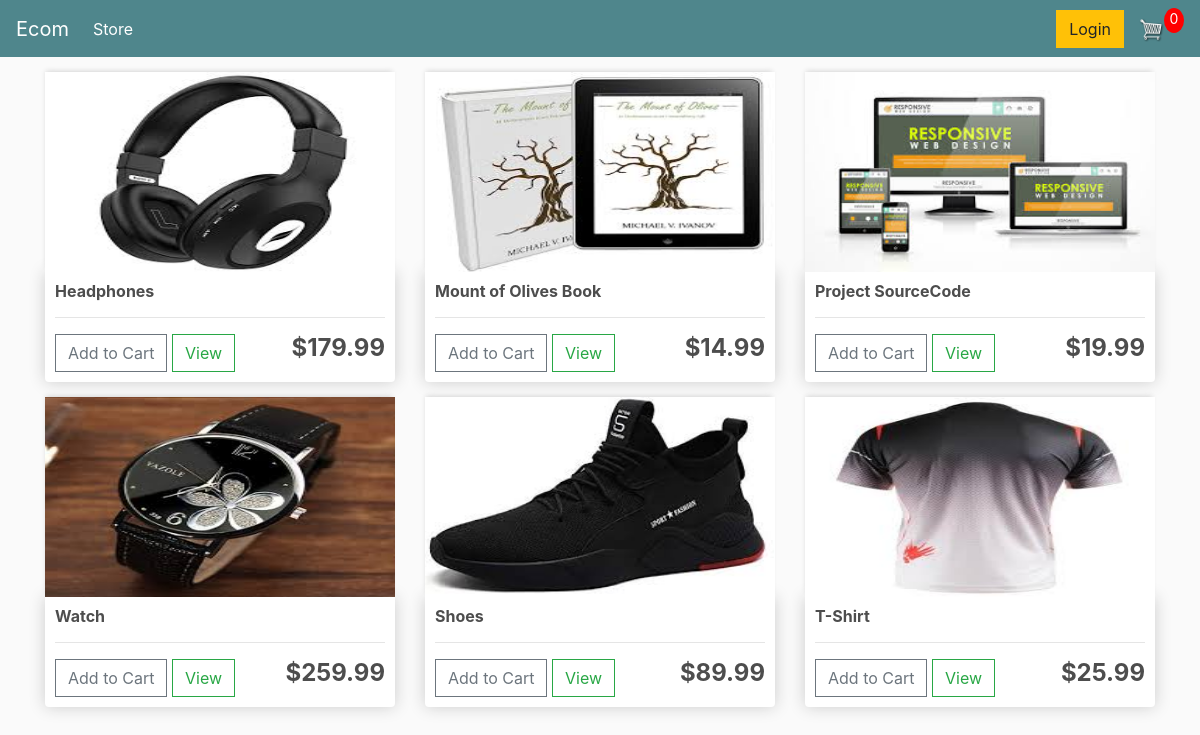
The page / on the database its author committed.
### store/models.py (models this page shows, shortened)
class Product(models.Model):
    name=models.CharField(max_length=50,null=True)
    price=models.DecimalField(max_digits=7,decimal_places=2)
    digital=models.BooleanField(default=False,null=True,blank=False)
    image=models.ImageField(null=True,blank=True)
    @property
    def imageURL(self):
        try:
            url=self.image.url
        except:
            url=''
        return url

### store/views.py (the view)
# urls.py: path('',include('store.urls'))
def store(request):
    data=cartData(request)
    cartItems = data['cartItems']
    products=Product.objects.all()
    context={'products':products,'cartItems':cartItems}
    return render(request,'store/store.html',context)

### store/utils.py (called while the page is built, shortened)
def cookieCart(request):
    try:
        cart = json.loads(request.COOKIES['cart'])
    except:
        cart={}
    print('Cart:',cart)
    items=[]
    order={'get_cart_total':0, 'get_cart_items':0,'shipping':False}
    cartItems=order['get_cart_items']
    return {'items':items,'order':order,'cartItems':cartItems}

def cartData(request):
    if request.user.is_authenticated:
        customer=request.user.customer
        order, created=Order.objects.get_or_create(customer=customer,complete=False)
        items=order.orderitem_set.all()
        cartItems=order.get_cart_items
    else:
        cookieData= cookieCart(request)
        cartItems = cookieData['cartItems']
        order = cookieData['order']
        items = cookieData['items']
    return {'items':items,'order':order,'cartItems':cartItems}

### store/templates/store/store.html
{% extends 'store/main.html' %}
{% load static %}
{%block content%}
  <div class="row">
    {% for product in products %}
    <div class="col-lg-4">
      <img src="{{product.imageURL}}" class="thumbnail" alt="">
      <div class="box-element product">
        <h6><strong>{{product.name}}</strong></h6>
        <hr>
        <button data-product={{product.id}} data-action="add" type="button" class="btn btn-outline-secondary add-btn update-cart">
          Add to Cart
        </button>
        <a href="#" class="btn btn-outline-success">View</a>
        <h4 style="display:inline-block; float:right"><strong>${{product.price|floatformat:2}}</strong></h4>
      </div>
    </div>
    {% endfor %}
{%endblock%}

### store/templates/store/main.html (shortened to what this page needs)
<!DOCTYPE html>
{% load static %}
<html lang="en" dir="ltr">
  <head>
    <link rel="stylesheet" href="https://stackpath.bootstrapcdn.com/bootstrap/4.5.0/css/bootstrap.min.css">
    <link rel="stylesheet" href="{% static 'css/main.css' %}">
  </head>
  <body>
    <nav class="navbar navbar-expand-lg navbar-dark bg-dark">
<a class="navbar-brand" href="{% url 'store' %}">Ecom</a>
<div class="collapse navbar-collapse" id="navbarSupportedContent">
  <ul class="navbar-nav mr-auto">
    <li class="nav-item active">
      <a class="nav-link" href="{% url 'store' %}">Store <span class="sr-only">(current)</span></a>
    </li>
  </ul>
    <div class="form-inline my-2 my-lg-0">
      <a href="#" class="btn btn-warning">Login</a>
      <a href="{% url 'cart' %}">
        <img src="{% static 'images/cart.png' %}"  id="cart-icon" alt="">
      </a>
      <p id="cart-total">{{cartItems}}</p>
    </div>
</div>
</nav>
    <div class="container">
      {%block content%}
      {%endblock%}
    </div>
  </body>
  </html>

### static/css/main.css (style rules this page uses)
body { background-color: hsl(0, 0%, 98%); }
h1,h2,h3,h4,h5,h6 { color:hsl(0, 0%, 30%); }
.box-element { box-shadow:hsl(0, 0%, 80%) 0 0 16px; background-color: #fff; border-radius: 4px; padding: 10px; }
.thumbnail { width: 100%; height: 200px; -webkit-box-shadow: -1px -3px 5px -2px rgba(214,214,214,1); -moz-box-shadow: -1px -3px 5px -2px rgba(214,214,214,1); box-shadow: -1px -3px 5px -2px rgba(214,214,214,1); }
.product { border-radius: 0 0 4px 4px; }
.bg-dark { background-color: #4f868c!important; }
#cart-icon { width:25px; display: inline-block; margin-left: 15px; }
#cart-total { display: block; text-align: center; color:#fff; background-color: red; width: 20px; height: 25px; border-radius: 50%; font-size: 14px; }
.col-lg-4, .col-lg-6, .col-lg-8, .col-lg-12 { margin-top: 15px; }
.btn { border-radius: 0; }

### rows shown on the page
Product: imageURL (picture), name "Headphones", price "179.99"
Product: imageURL (picture), name "Mount of Olives Book", price "14.99"
Product: imageURL (picture), name "Project SourceCode", price "19.99"
Product: imageURL (picture), name "Watch", price "259.99"
Product: imageURL (picture), name "Shoes", price "89.99"
Product: imageURL (picture), name "T-Shirt", price "25.99"

### other values the page prints
{{ cartItems }} "0"
